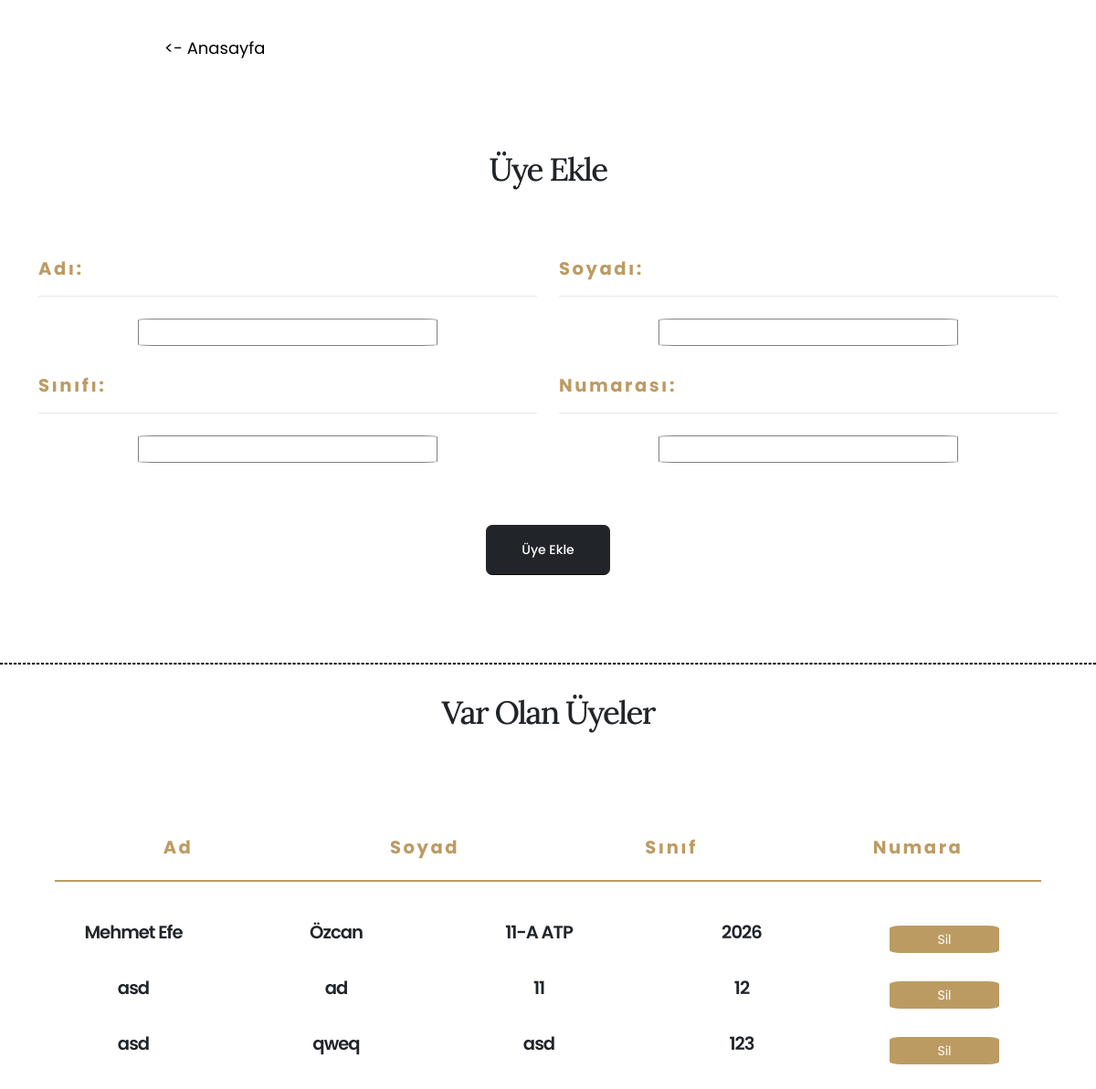
Before: /add-member with the older database file.
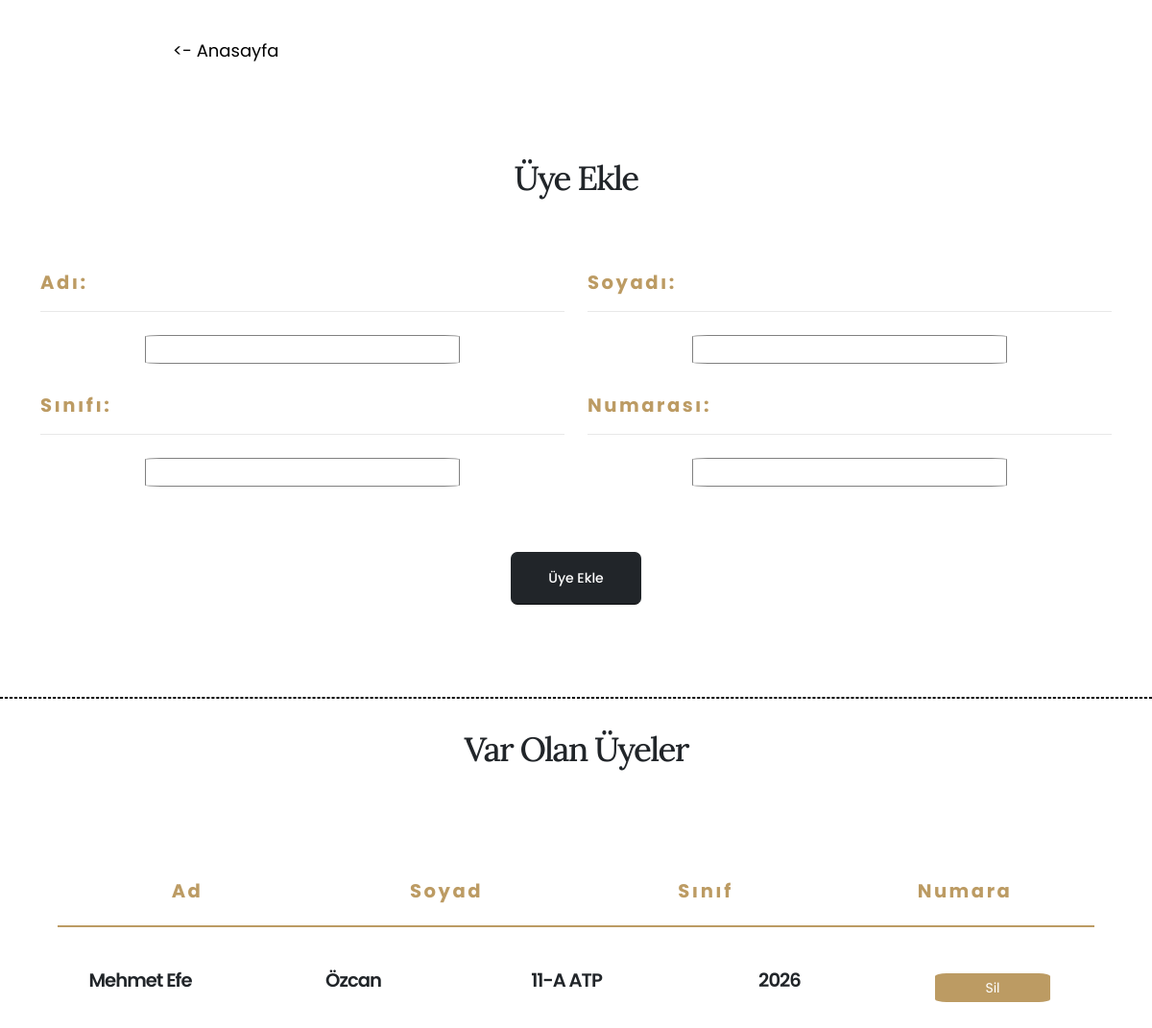
After: the same page with the newer database file.
### main.py (models this page shows)
class members(db.Model):
    id = db.Column(db.Integer, primary_key=True)
    name = db.Column(db.String(50), nullable=False)
    surname = db.Column(db.String(50), nullable=False)
    classroom = db.Column(db.String(10), nullable=False)
    no = db.Column(db.String(10), nullable=False)

### main.py (the view, shortened to what this page needs)
@app.route("/add-member", methods=["POST", "GET"])
def memberPage():
    _members = members.query.all()
    return render_template("addMember.html", members=_members)

### templates/addMember.html (shortened to what this page needs)
<!DOCTYPE html>
<html lang="en">
  <head>
    <link rel="stylesheet" href="../static/css/bootstrap.min.css" />
    <link rel="stylesheet" href="../static/css/all.min.css" />
    <link rel="stylesheet" href="../static/css/animate.compat.css" />
    <link rel="stylesheet" href="../static/css/simple-line-icons.min.css" />
    <link rel="stylesheet" href="../static/css/owl.carousel.min.css" />
    <link rel="stylesheet" href="../static/css/owl.theme.default.min.css" />
    <link rel="stylesheet" href="../static/css/magnific-popup.min.css" />
    <link rel="stylesheet" href="../static/css/theme.css" />
    <link rel="stylesheet" href="../static/css/theme-elements.css" />
    <link rel="stylesheet" href="../static/css/theme-blog.css" />
    <link rel="stylesheet" href="../static/css/theme-shop.css" />
    <link rel="stylesheet" href="../static/css/demo-restaurant.css" />
    <link
      id="skinCSS"
      rel="stylesheet"
      href="../static/css/skin-restaurant.css"
    />
    <link rel="stylesheet" href="../static/css/custom.css" />
    <link href="../static/css/all.min.css" rel="stylesheet" type="text/css" />
    <link rel="stylesheet" href="../static/css/style.css" />
  </head>
  <body>
    <div style="margin-left: 180px; margin-top: 40px">
      <a
        href="/home"
        style="font-size: large; text-decoration: none; color: black"
        ><- Anasayfa</a
      >
    </div>
    <form action="" method="post" name="form1">
      <div class="container py-5 my-5" id="books">
        <div class="row justify-content-center mb-5">
          <div class="col-lg-10 text-center">
            <h3
              class="text-color-dark text-transform-none text-9 line-height-3 font-weight-medium mb-4"
            >
              Üye Ekle
            </h3>
          </div>
        </div>
        <div class="row">
          <div class="col-lg-6 mb-4 mb-lg-0">
            <section>
              <h4
                style="color: #bc9b63"
                class="font-weight-bold positive-ls-3 mb-3"
              >
                Adı:
              </h4>
              <hr
                class="custom-divider-size-1 bg-color-grey-scale-2 mt-2 mb-4"
              />
              <div class="member-div">
                <input class="member-inp" type="text" name="memberName" id="" />
              </div>
            </section>
            <section style="margin-top: 30px">
              <h4
                style="color: #bc9b63"
                class="font-weight-bold positive-ls-3 mb-3"
              >
                Sınıfı:
              </h4>
              <hr
                class="custom-divider-size-1 bg-color-grey-scale-2 mt-2 mb-4"
              />
              <div class="member-div">
                <input class="member-inp" type="text" name="classroom" id="" />
              </div>
            </section>
          </div>
          <div class="col-lg-6 mb-4 mb-lg-0">
            <section>
              <h4
                style="color: #bc9b63"
                class="font-weight-bold positive-ls-3 mb-3"
              >
                Soyadı:
              </h4>
              <hr
                class="custom-divider-size-1 bg-color-grey-scale-2 mt-2 mb-4"
              />
              <div class="member-div">
                <input
                  class="member-inp"
                  type="text"
                  name="memberSurname"
                  id=""
                />
              </div>
            </section>
            <section style="margin-top: 30px">
              <h4
                style="color: #bc9b63"
                class="font-weight-bold positive-ls-3 mb-3"
              >
                Numarası:
              </h4>
              <hr
                class="custom-divider-size-1 bg-color-grey-scale-2 mt-2 mb-4"
              />
              <div class="member-div">
                <input
                  class="member-inp"
                  type="number"
                  name="memberNumber"
                  id=""
                />
              </div>
            </section>
          </div>
        </div>
        <div class="row pt-2" style="margin-top: 60px">
          <div class="col text-center">
            <input
              type="submit"
              value="Üye Ekle"
              name="btn"
              class="btn btn-dark custom-btn-style-1 font-weight-medium text-3 btn-px-5 py-3"
            />
          </div>
        </div>
      </div>
    </form>
    <hr style="border: 1px black dashed" />
    <div style="margin-top: 30px">
      <div class="row justify-content-center mb-5">
        <div class="col-lg-10 text-center">
          <h3
            class="text-color-dark text-transform-none text-9 line-height-3 font-weight-medium mb-4"
          >
            Var Olan Üyeler
          </h3>
        </div>
      </div>
      <main style="display: flex; flex-direction: column; margin-bottom: 50px">
        <div
          style="
            width: 90%;
            margin: 0 auto;
            text-align: center;
            justify-content: center;
            align-items: center;
            padding-top: 40px;
            display: flex;
            flex-direction: row;
          "
        >
          <article style="width: 100%">
            <div>
              <h4
                style="color: #bc9b63"
                class="font-weight-bold positive-ls-3 mb-3"
              >
                Ad
              </h4>
              <hr style="color: #bc9b63; border: solid 1px" />
            </div>
          </article>
          <article style="width: 100%">
            <div>
              <h4
                style="color: #bc9b63"
                class="font-weight-bold positive-ls-3 mb-3"
              >
                Soyad
              </h4>
              <hr style="color: #bc9b63; border: solid 1px" />
            </div>
          </article>
          <article style="width: 100%">
            <div>
              <h4
                style="color: #bc9b63"
                class="font-weight-bold positive-ls-3 mb-3"
              >
                Sınıf
              </h4>
              <hr style="color: #bc9b63; border: solid 1px" />
            </div>
          </article>
          <article style="width: 100%">
            <div>
              <h4
                style="color: #bc9b63"
                class="font-weight-bold positive-ls-3 mb-3"
              >
                Numara
              </h4>
              <hr style="color: #bc9b63; border: solid 1px" />
            </div>
          </article>
        </div>
        {% for member in members %}
        <div
          style="
            width: 90%;
            margin: 0 auto;
            text-align: center;
            justify-content: center;
            align-items: center;
            padding-top: 20px;
            display: flex;
            flex-direction: row;
          "
        >
          <article style="width: 60%; margin-right: 50px">
            <div>
              <h4 style="word-break: break-all">{{member.name}}</h4>
            </div>
          </article>
          <article style="width: 60%; margin-right: 50px">
            <div>
              <h4 style="word-break: break-all">{{member.surname}}</h4>
            </div>
          </article>
          <article style="width: 60%; margin-right: 50px">
            <div>
              <h4 style="word-break: break-all">{{member.classroom}}</h4>
            </div>
          </article>
          <article style="width: 60%; margin-right: 50px">
            <div>
              <h4 style="word-break: break-all">{{member.no}}</h4>
            </div>
          </article>
          <article style="width: 60%; margin-right: 20px">
            <form action="" method="post" name="form2">
              <div>
                <button
                  type="submit"
                  value="{{member.no}}"
                  name="Sil"
                  style="
                    min-width: 120px;
                    border-radius: 10%;
                    border: 1px solid transparent;
                    background-color: #bc9b63;
                    color: white;
                  "
                >
                  Sil
                </button>
              </div>
            </form>
          </article>
        </div>
        {% endfor %}
      </main>
    </div>
  </body>
</html>

### static/css/demo-restaurant.css (style rules this page uses)
h1, h2, h3 { font-family: "Lora", serif; }
.custom-btn-style-1 { position: relative; border-radius: 7px; padding: 10px 20px; transition: ease transform 300ms; }
.custom-btn-style-1:before { content: ''; position: absolute; top: 0; left: 0; width: 100%; height: 100%; background: inherit; opacity: 0.4; border-radius: inherit; transform: translate3d(5px, 5px, 0); transition: ease transform 300ms; z-index: 0; }
.custom-divider-size-1 { height: 3px; }

### static/css/style.css (style rules this page uses)
.member-inp { border: 1px gray solid; border-radius: 5%; width: 60%; padding-left: 5px; padding-right: 5px; text-align: center; }
.member-div { text-align: center; }

Changed rows visible on the page:
removed members: name "asd", surname "ad", classroom "11", no "12"
removed members: name "asd", surname "qweq", classroom "asd", no "123"
